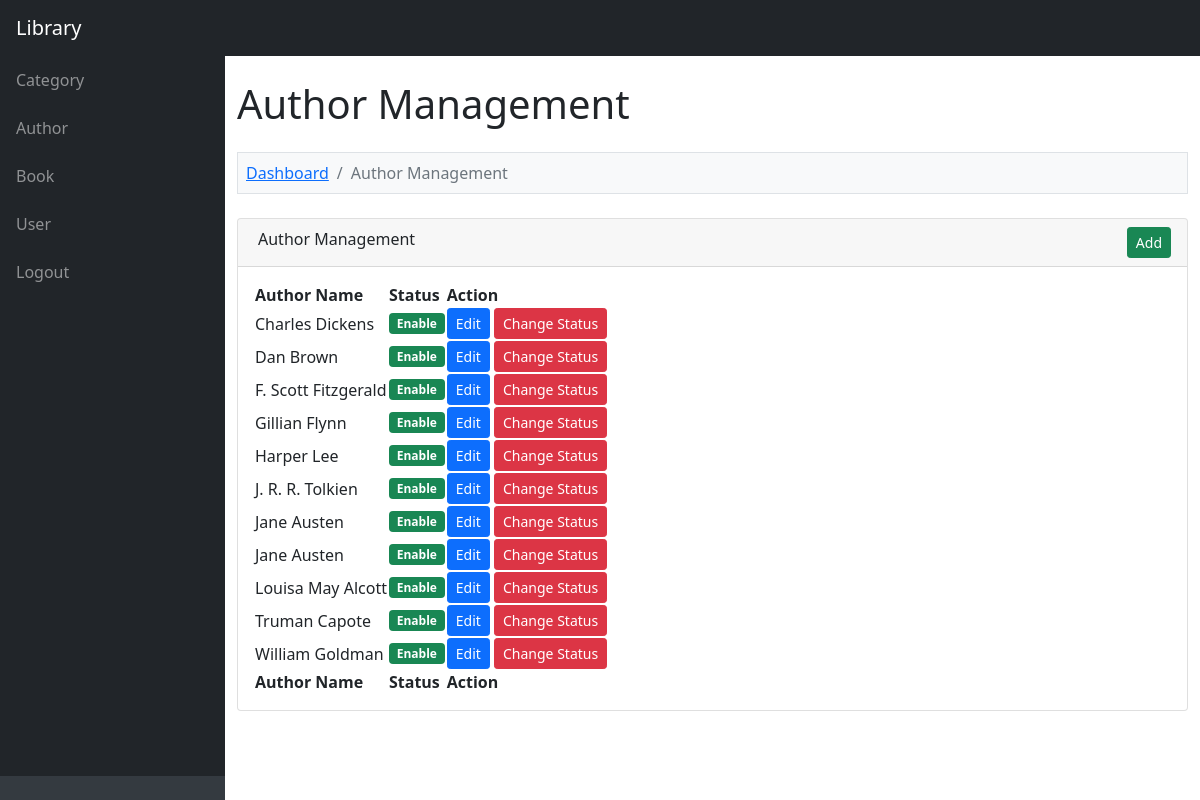
/admin/author.php (signed in), run on the app's committed database.
### tables this page shows
CREATE TABLE `author` (
  `author_id` int(11) NOT NULL,
  `author_name` varchar(200) NOT NULL,
  `author_status` enum('Enable','Disable') NOT NULL
);

### function.php (called while the page is built, shortened)
<?php
function base_url()
{
	return 'http://localhost/project/';
}
function is_admin_login()
{
	if(isset($_SESSION['admin_id']))
	{
		return true;
	}
	return false;
}
function convert_data($string, $action = 'encrypt')
{
	$encrypt_method = "AES-256-CBC";
	$secret_key = 'AA74CDCC2BBRT935136HH7B63C27';
	$secret_iv = '5fgf5HJ5g27';
	$key = hash('sha256', $secret_key);
	$iv = substr(hash('sha256', $secret_iv), 0, 16);
	if ($action == 'encrypt')
	{
		$output = openssl_encrypt($string, $encrypt_method, $key, 0, $iv);
	    $output = base64_encode($output);
	}
	else if ($action == 'decrypt')
	{
		$output = openssl_decrypt(base64_decode($string), $encrypt_method, $key, 0, $iv);
	}
	return $output;
}
?>

### admin/author.php (the view, shortened to what this page needs)
<?php
include '../database_connection.php';
include '../function.php';
$error = '';
$query = "
	SELECT * FROM author
    ORDER BY author_name ASC
";
$statement = $connect->prepare($query);
$statement->execute();
include '../header.php';
?>
<div class="container-fluid py-4" style="min-height: 700px;">
	<h1>Author Management</h1>
	<?php
	if(isset($_GET["action"]))
	{
		if($_GET["action"] == "add")
		{
	?>
	<ol class="breadcrumb mt-4 mb-4 bg-light p-2 border">
		<li class="breadcrumb-item"><a href="index.php">Dashboard</a></li>
        <li class="breadcrumb-item"><a href="author.php">Author Management</a></li>
        <li class="breadcrumb-item active">Add Author</li>
    </ol>
    <div class="row">
    	<div class="col-md-6">
    		<?php
    		if($error != '')
    		{
    			echo '<div class="alert alert-danger alert-dismissible fade show" role="alert"><ul class="list-unstyled">'.$error.'</ul> <button type="button" class="btn-close" data-bs-dismiss="alert" aria-label="Close"></button></div>';
    		}
    		?>
    		<div class="card mb-4">
    			<div class="card-header">
    				<i class="fas fa-user-plus"></i> Add New Author
                </div>
                <div class="card-body">
                	<form method="post">
                		<div class="mb-3">
                			<label class="form-label">Author Name</label>
                			<input type="text" name="author_name" id="author_name" class="form-control" />
                		</div>
                		<div class="mt-4 mb-0">
                			<input type="submit" name="add_author" class="btn btn-success" value="Add" />
                		</div>
                	</form>
                </div>
            </div>
    	</div>
    </div>
	<?php
		}
		else if($_GET["action"] == 'edit')
		{
			$author_id = convert_data($_GET["code"], 'decrypt');
			if($author_id > 0)
			{
				$query = "
				SELECT * FROM author
                WHERE author_id = '$author_id'
				";
				$author_result = $connect->query($query);
				foreach($author_result as $author_row)
				{
	?>
	<ol class="breadcrumb mt-4 mb-4 bg-light p-2 border">
		<li class="breadcrumb-item"><a href="index.php">Dashboard</a></li>
        <li class="breadcrumb-item"><a href="author.php">Author Management</a></li>
        <li class="breadcrumb-item active">Edit Author</li>
    </ol>
    <div class="row">
    	<div class="col-md-6">
    		<div class="card mb-4">
    			<div class="card-header">
    				<i class="fas fa-user-edit"></i> Edit Author Details
    			</div>
    			<div class="card-body">
    				<form method="post">
    					<div class="mb-3">
    						<label class="form-label">Author Name</label>
    						<input type="text" name="author_name" id="author_name" class="form-control" value="<?php echo $author_row['author_name']; ?>" />
    					</div>
    					<div class="mt-4 mb-0">
    						<input type="hidden" name="author_id" value="<?php echo $_GET['code']; ?>" />
    						<input type="submit" name="edit_author" class="btn btn-primary" value="Edit" />
    					</div>
    				</form>
    			</div>
    		</div>
    	</div>
    </div>
	<?php
				}
			}
		}
	}
	else
	{
	?>
	<ol class="breadcrumb mt-4 mb-4 bg-light p-2 border">
		<li class="breadcrumb-item"><a href="index.php">Dashboard</a></li>
		<li class="breadcrumb-item active">Author Management</li>
	</ol>
	<div class="card mb-4">
		<div class="card-header">
			<div class="row">
				<div class="col col-md-6">
					<i class="fas fa-table me-1"></i> Author Management
				</div>
				<div class="col col-md-6" align="right">
					<a href="author.php?action=add" class="btn btn-success btn-sm">Add</a>
				</div>
			</div>
		</div>
		<div class="card-body">
			<table id="datatablesSimple">
				<thead>
					<tr>
						<th>Author Name</th>
						<th>Status</th>
						<th>Action</th>
					</tr>
				</thead>
				<tfoot>
					<tr>
						<th>Author Name</th>
						<th>Status</th>
						<th>Action</th>
					</tr>
				</tfoot>
				<tbody>
				<?php
				if($statement->rowCount() > 0)
				{
					foreach($statement->fetchAll() as $row)
					{
						$author_status = '';
						if($row['author_status'] == 'Enable')
						{
							$author_status = '<div class="badge bg-success">Enable</div>';
						}
						else
						{
							$author_status = '<div class="badge bg-danger">Disable</div>';
						}
						echo '
						<tr>
							<td>'.$row["author_name"].'</td>
							<td>'.$author_status.'</td>
							<td>
								<a href="author.php?action=edit&code='.convert_data($row["author_id"]).'" class="btn btn-sm btn-primary">Edit</a>
								<button type="button" name="delete_button" class="btn btn-danger btn-sm" onclick="delete_data(`'.$row["author_id"].'`, `'.$row["author_status"].'`)">Change Status</button>
							</td>
						</tr>
						';
					}
				}
				else
				{
					echo '
					<tr>
						<td colspan="4" class="text-center">No Data Found</td>
					</tr>
					';
				}
				?>
				</tbody>
			</table>
		</div>
	</div>
	<?php
	}
	?>
</div>

### header.php (shortened to what this page needs)
<html>
    <head>
        <link href="<?php echo base_url(); ?>asset/css/styles.css" rel="stylesheet" />
    </head>
    <?php
    if(is_admin_login())
    {
    ?>
    <body class="sb-nav-fixed">
        <nav class="sb-topnav navbar navbar-expand navbar-dark bg-dark">
            <a class="navbar-brand ps-3" href="index.php">Library</a>
        </nav>
        <div id="layoutSidenav">
            <div id="layoutSidenav_nav">
                <nav class="sb-sidenav accordion sb-sidenav-dark" id="sidenavAccordion">
                    <div class="sb-sidenav-menu">
                        <div class="nav">
                            <a class="nav-link" href="category.php">Category</a>
                            <a class="nav-link" href="author.php">Author</a>
                            <a class="nav-link" href="book.php">Book</a>
                            <a class="nav-link" href="user.php">User</a>
                            <a class="nav-link" href="logout.php">Logout</a>
                        </div>
                    </div>
                    <div class="sb-sidenav-footer">
                    </div>
                </nav>
            </div>
            <div id="layoutSidenav_content">
                <main>
    <?php
    }
    ?>

### data on the page
author: author_name "Charles Dickens", author_status "Enable"
author: author_name "Dan Brown", author_status "Enable"
author: author_name "F. Scott Fitzgerald", author_status "Enable"
author: author_name "Gillian Flynn", author_status "Enable"
author: author_name "Harper Lee", author_status "Enable"
author: author_name "J. R. R. Tolkien", author_status "Enable"
author: author_name "Jane Austen", author_status "Enable"
author: author_name "Jane Austen", author_status "Enable"
author: author_name "Louisa May Alcott", author_status "Enable"
author: author_name "Truman Capote", author_status "Enable"
author: author_name "William Goldman", author_status "Enable"
